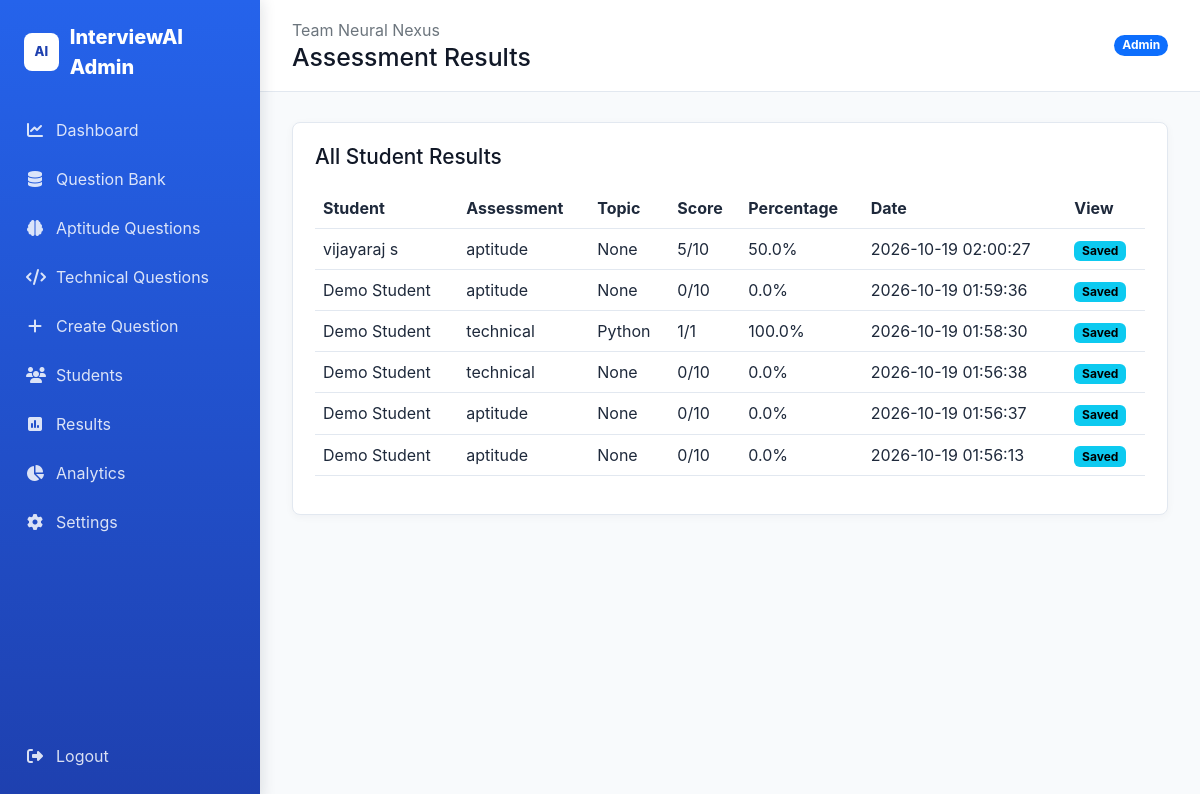
/admin/results (signed in), run on the app's committed database.
### tables this page shows
CREATE TABLE users (
    id INTEGER PRIMARY KEY AUTOINCREMENT,
    name TEXT NOT NULL,
    email TEXT NOT NULL UNIQUE,
    password_hash TEXT NOT NULL,
    role TEXT NOT NULL DEFAULT 'student' CHECK(role IN ('student', 'admin')),
    is_active INTEGER NOT NULL DEFAULT 1,
    created_at TEXT NOT NULL DEFAULT CURRENT_TIMESTAMP
);

CREATE TABLE assessment_attempts (
    id INTEGER PRIMARY KEY AUTOINCREMENT,
    user_id INTEGER NOT NULL,
    assessment_type TEXT NOT NULL,
    category TEXT,
    topic TEXT,
    difficulty TEXT,
    total_questions INTEGER NOT NULL,
    correct_answers INTEGER NOT NULL DEFAULT 0,
    wrong_answers INTEGER NOT NULL DEFAULT 0,
    unanswered INTEGER NOT NULL DEFAULT 0,
    percentage REAL NOT NULL DEFAULT 0,
    total_marks INTEGER NOT NULL DEFAULT 0,
    obtained_marks INTEGER NOT NULL DEFAULT 0,
    time_taken INTEGER NOT NULL DEFAULT 0,
    created_at TEXT NOT NULL DEFAULT CURRENT_TIMESTAMP,
    FOREIGN KEY(user_id) REFERENCES users(id)
);

### app.py (the view)
@app.route("/admin/results")
@admin_required
def admin_results():
    results = query("""SELECT a.*, u.name student FROM assessment_attempts a JOIN users u ON u.id=a.user_id
                       ORDER BY a.created_at DESC""")
    return render_template("admin/results.html", results=results)

### app.py (called while the page is built)
@app.context_processor
def inject_user():
    user = query("SELECT * FROM users WHERE id=?", (session.get("user_id"),), one=True) if session.get("user_id") else None
    return {"current_user": user}

### utils/database.py (called while the page is built)
def get_db():
    if "db" not in g:
        db_path = Path(current_app.config["DATABASE"])
        db_path.parent.mkdir(parents=True, exist_ok=True)
        g.db = sqlite3.connect(db_path)
        g.db.row_factory = sqlite3.Row
        g.db.execute("PRAGMA foreign_keys = ON")
    return g.db

def query(sql, params=(), one=False):
    cur = get_db().execute(sql, params)
    rows = cur.fetchall()
    cur.close()
    return (rows[0] if rows else None) if one else rows

### templates/admin/results.html
{% extends "base.html" %}
{% block page_title %}Assessment Results{% endblock %}
{% block content %}<section class="panel glass"><h2>All Student Results</h2><div class="table-responsive"><table class="table table-dark table-hover"><thead><tr><th>Student</th><th>Assessment</th><th>Topic</th><th>Score</th><th>Percentage</th><th>Date</th><th>View</th></tr></thead><tbody>{% for r in results %}<tr><td>{{ r.student }}</td><td>{{ r.assessment_type }}</td><td>{{ r.topic }}</td><td>{{ r.obtained_marks }}/{{ r.total_marks }}</td><td>{{ r.percentage }}%</td><td>{{ r.created_at }}</td><td><span class="badge text-bg-info">Saved</span></td></tr>{% else %}<tr><td colspan="7" class="empty">No assessment history yet.</td></tr>{% endfor %}</tbody></table></div></section>{% endblock %}

### templates/base.html (shortened to what this page needs)
<!doctype html>
<html lang="en">
<head>
  <link href="https://cdn.jsdelivr.net/npm/bootstrap@5.3.3/dist/css/bootstrap.min.css" rel="stylesheet">
  <link href="https://cdnjs.cloudflare.com/ajax/libs/font-awesome/6.5.2/css/all.min.css" rel="stylesheet">
  <link href="{{ url_for('static', filename='css/style.css') }}" rel="stylesheet">
  {% if request.path.startswith('/admin') %}<link href="{{ url_for('static', filename='css/admin.css') }}" rel="stylesheet">{% endif %}
</head>
<body class="app-shell{% if request.endpoint == 'login' %} login-page{% endif %}">
  {% set is_admin = request.path.startswith('/admin') %}
  {% if current_user %}
  <aside class="sidebar" id="sidebar">
    <a class="brand" href="{{ url_for('admin_dashboard' if is_admin else 'dashboard') }}"><span class="brand-mark">AI</span>{{ 'InterviewAI Admin' if is_admin else 'InterviewAI' }}</a>
    <nav class="nav flex-column">
      {% if is_admin %}
      <a class="nav-link" href="{{ url_for('admin_dashboard') }}"><i class="fa-solid fa-chart-line"></i> Dashboard</a>
      <a class="nav-link" href="{{ url_for('admin_questions') }}"><i class="fa-solid fa-database"></i> Question Bank</a>
      <a class="nav-link" href="{{ url_for('admin_questions') }}/aptitude"><i class="fa-solid fa-brain"></i> Aptitude Questions</a>
      <a class="nav-link" href="{{ url_for('admin_questions') }}/technical"><i class="fa-solid fa-code"></i> Technical Questions</a>
      <a class="nav-link" href="{{ url_for('admin_question_create') }}"><i class="fa-solid fa-plus"></i> Create Question</a>
      <a class="nav-link" href="{{ url_for('admin_students') }}"><i class="fa-solid fa-users"></i> Students</a>
      <a class="nav-link" href="{{ url_for('admin_results') }}"><i class="fa-solid fa-square-poll-vertical"></i> Results</a>
      <a class="nav-link" href="{{ url_for('admin_analytics') }}"><i class="fa-solid fa-chart-pie"></i> Analytics</a>
      <a class="nav-link" href="{{ url_for('admin_settings') }}"><i class="fa-solid fa-gear"></i> Settings</a>
      <a class="nav-link mt-auto" href="{{ url_for('admin_logout') }}"><i class="fa-solid fa-right-from-bracket"></i> Logout</a>
      {% endif %}
    </nav>
  </aside>
  {% endif %}
  <main class="{{ 'main' if current_user else '' }}{% if request.endpoint == 'login' %} login-main{% endif %}">
    {% if current_user %}
    <header class="topbar">
      <div>
        <span class="text-secondary">Team Neural Nexus</span>
        <h1>{% block page_title %}InterviewAI{% endblock %}</h1>
      </div>
      <span class="badge rounded-pill text-bg-primary">{{ current_user.role|title }}</span>
    </header>
    {% endif %}
    <section class="content-wrap{% if request.endpoint == 'login' %} login-content-wrap{% endif %}">
      {% block content %}{% endblock %}
    </section>
  </main>
  <div class="toast-container position-fixed bottom-0 end-0 p-3" id="toastBox"></div>
</body>
</html>

### static/css/style.css (style rules this page uses)
:root { --primary-blue:#2563eb; --primary-dark:#1e40af; --sidebar-blue:#1d4ed8; --background:#f8fafc; --card:#ffffff; --text:#111827; --muted:#64748b; --border:#e2e8f0; --success:#16a34a; --warning:#d97706; --danger:#dc2626; }
* { box-sizing:border-box; }
body { margin:0; min-height:100vh; color:var(--text); background:var(--background); font-family:Inter,ui-sans-serif,system-ui,-apple-system,"Segoe UI",sans-serif; }
a { color:var(--primary-blue); text-decoration:none; }
h1,h2,h3 { letter-spacing:0; }
h2 { font-size:1.3rem; }
.sidebar { position:fixed; inset:0 auto 0 0; display:flex; flex-direction:column; width:260px; padding:22px 14px; color:#fff; background:linear-gradient(180deg,#2563eb,#1e40af); z-index:30; box-shadow:2px 0 14px rgba(15,23,42,.12); }
.brand { display:flex; align-items:center; gap:11px; padding:0 10px; margin-bottom:26px; color:#fff; font-size:1.25rem; font-weight:800; }
.brand-mark { display:inline-grid; width:38px; height:38px; place-items:center; border-radius:8px; background:#fff; color:var(--primary-dark); font-size:.8rem; }
.sidebar .nav { flex:1; gap:5px; }
.nav-link { display:flex; align-items:center; gap:12px; min-height:43px; padding:10px 12px; border-radius:8px; color:rgba(255,255,255,.84); }
.nav-link i { width:18px; text-align:center; }
.main { min-height:100vh; margin-left:260px; }
.topbar { position:sticky; top:0; z-index:20; display:flex; align-items:center; justify-content:space-between; gap:16px; padding:18px 32px; background:#fff; border-bottom:1px solid var(--border); }
.topbar h1 { margin:1px 0 0; font-size:1.55rem; }
.content-wrap { padding:30px 32px; }
.glass,.panel,.stat-card,.feature-card,.auth-card { background:var(--card); border:1px solid var(--border); box-shadow:0 2px 8px rgba(15,23,42,.04); }
.panel,.stat-card,.feature-card,.auth-card { padding:22px; border-radius:8px; }
.panel h2 { margin-bottom:18px; }
.table { --bs-table-bg:transparent; --bs-table-color:#1e293b; --bs-table-border-color:var(--border); }
.table-dark { --bs-table-bg:transparent; --bs-table-color:#1e293b; --bs-table-hover-bg:#f8fafc; --bs-table-hover-color:#1e293b; }

### data on the page
users: role "Admin"
assessment_attempts: student "vijayaraj s", assessment_type "aptitude", topic "None", obtained_marks "5", total_marks "10", percentage "50.0", created_at "2026-10-19 02:00:27"
assessment_attempts: student "Demo Student", assessment_type "aptitude", topic "None", obtained_marks "0", total_marks "10", percentage "0.0", created_at "2026-10-19 01:59:36"
assessment_attempts: student "Demo Student", assessment_type "technical", topic "Python", obtained_marks "1", total_marks "1", percentage "100.0", created_at "2026-10-19 01:58:30"
assessment_attempts: student "Demo Student", assessment_type "technical", topic "None", obtained_marks "0", total_marks "10", percentage "0.0", created_at "2026-10-19 01:56:38"
assessment_attempts: student "Demo Student", assessment_type "aptitude", topic "None", obtained_marks "0", total_marks "10", percentage "0.0", created_at "2026-10-19 01:56:37"
assessment_attempts: student "Demo Student", assessment_type "aptitude", topic "None", obtained_marks "0", total_marks "10", percentage "0.0", created_at "2026-10-19 01:56:13"

### other printed values
{{ 'InterviewAI Admin' if is_admin else 'InterviewAI' }} "InterviewAI Admin"
